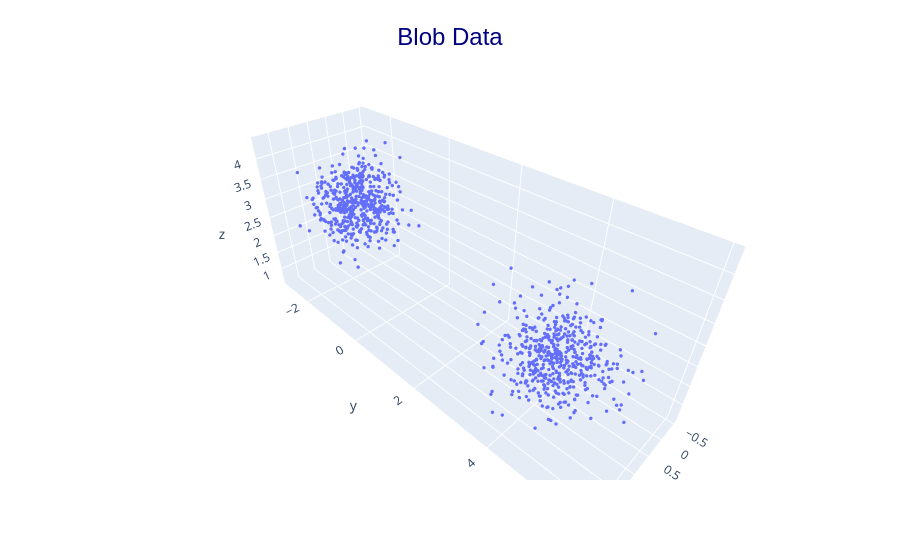

Here is the notebook cell this chart was saved with:
### Code cell
X_blobs, _=  make_blobs(centers=2,n_features=3, cluster_std=0.5, random_state=0, n_samples=1000)
plot3d(X_blobs, "Blob Data")

### Figure 1 — Plotly figure (JSON) as saved in the notebook; plotly's stock layout.template omitted (floating-point values rounded to 4 significant figures; data arrays with more than 128 entries replaced by an {"elided": "..."} marker saying what was removed)
{"data": [{"hovertemplate": "x=%{x}<br>y=%{y}<br>z=%{z}<extra></extra>", "legendgroup": "", "marker": {"color": "#636efa", "size": 2, "symbol": "circle"}, "mode": "markers", "name": "", "scene": "scene", "showlegend": false, "type": "scatter3d", "x": {"elided": "1000 float values"}, "y": {"elided": "1000 float values"}, "z": {"elided": "1000 float values"}}], "layout": {"legend": {"tracegroupgap": 0}, "margin": {"t": 60}, "scene": {"domain": {"x": [0, 1], "y": [0, 1]}, "xaxis": {"title": {"text": "x"}}, "yaxis": {"title": {"text": "y"}}, "zaxis": {"title": {"text": "z"}}}, "title": {"font": {"color": "navy", "family": "Arial", "size": 24}, "text": "Blob Data", "x": 0.5, "y": 0.95}}}
